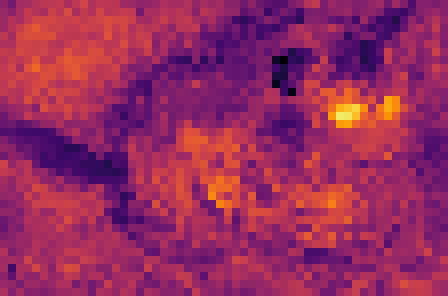
#> input picture image-segmentation/experiments/outputs/heatmaps/dino_v1/001-coco-sample_cat_2.png, 448 x 296 px; its folder holds only this picture in this run
$ python binary_heatmap.py
#> lines starting #> are read from the running program, lines starting #| are printed output that depends on the picture; after the words box and inside, x2 and y2 are one past the last pixel; in counts of white or black regions, pixels touching at a corner belong together
"""Export a black-and-white version of every heatmap in results/heatmaps/dino_v1/ to results/binary_heatmaps/.

In each heatmap, the brightest TOP_PERCENT of pixels become white and the rest black.

Run dino_heatmap.py first. Usage, from anywhere:
    .venv/bin/python image-segmentation/binary_heatmap.py
"""

from pathlib import Path

import cv2
import numpy as np

ROOT = Path(__file__).resolve().parent
HEATMAPS = ROOT / "results" / "heatmaps" / "dino_v1"
OUTPUT = ROOT / "results" / "binary_heatmaps"
TOP_PERCENT = 1.5


def heat_levels(heatmap):
    """Undo the INFERNO colors, returning each pixel's original 0-255 level."""
    colors = cv2.applyColorMap(np.arange(256, dtype=np.uint8), cv2.COLORMAP_INFERNO).reshape(256, 3)
#> colors = 256 rows, first 8: [4, 0, 0], [5, 0, 1], [6, 1, 1], [8, 1, 1], [10, 1, 2], [12, 2, 2], [14, 2, 2], [16, 2, 3]
    codes = np.zeros(1 << 24, np.uint8)
    codes[(colors[:, 0].astype(int) << 16) | (colors[:, 1].astype(int) << 8) | colors[:, 2]] = np.arange(256)
    pixels = heatmap.astype(int)
    return codes[(pixels[:, :, 0] << 16) | (pixels[:, :, 1] << 8) | pixels[:, :, 2]]
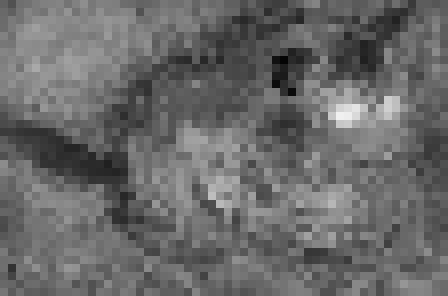
#> returned value: shape (296, 448); min 4, max 240, mean 105.1


def main():
    paths = sorted(HEATMAPS.glob("*.png"))
    if not paths:
        raise SystemExit(f"No heatmaps found in {HEATMAPS}. Run dino_heatmap.py first.")
    OUTPUT.mkdir(exist_ok=True)
    for path in paths:
        levels = heat_levels(cv2.imread(str(path)))
        limit = np.percentile(levels, 100 - TOP_PERCENT)
#> limit = 167
        binary = (levels >= limit).astype(np.uint8) * 255
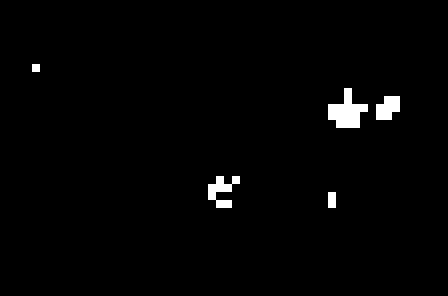
#> binary: shape (296, 448); 1.5% white; 5 white regions, box (x1, y1, x2, y2) and area: (328, 88, 368, 128) 896, (208, 176, 240, 208) 512, (376, 96, 400, 120) 448, (328, 192, 336, 208) 128, (32, 64, 40, 72) 64
        cv2.imwrite(str(OUTPUT / path.name), binary)
        print(f"{path.name}: level {limit:.0f} and above, {100 * (binary > 0).mean():.2f}% white")
#| 001-coco-sample_cat_2.png: level 167 and above, 1.54% white
    print(f"Binary images saved to: {OUTPUT}")


if __name__ == "__main__":
    main()

$ run again, on image-segmentation/experiments/outputs/heatmaps/dino_v1/003-coco-sample_cat_2.png
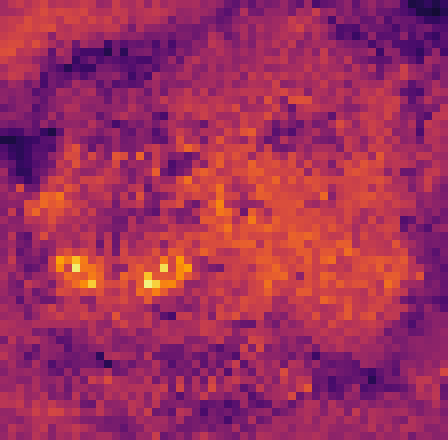
#> input picture image-segmentation/experiments/outputs/heatmaps/dino_v1/003-coco-sample_cat_2.png, 448 x 440 px
#> colors = 256 rows, first 8: [4, 0, 0], [5, 0, 1], [6, 1, 1], [8, 1, 1], [10, 1, 2], [12, 2, 2], [14, 2, 2], [16, 2, 3]
#> in heat_levels, `return codes[(pixels[:, :, 0] << 16) | (pixels[:, :, 1] << 8) | pixels..`:
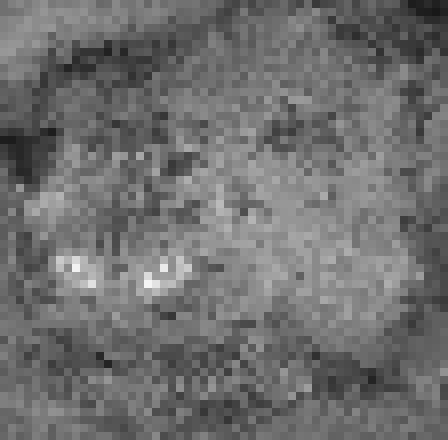
#> returned value: shape (440, 448); min 23, max 245, mean 110.9
#> limit = 168
#> in main, `binary = (levels >= limit).astype(np.uint8) * 255`:
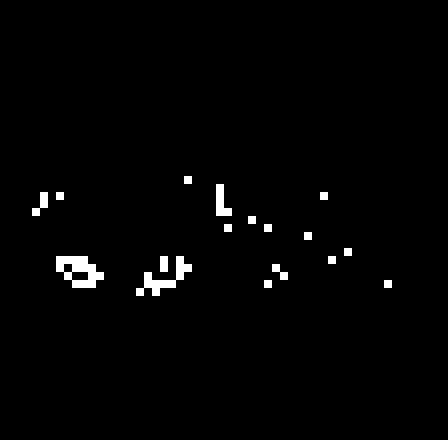
#> binary: shape (440, 448); 1.6% white; 17 white regions, largest, box (x1, y1, x2, y2) and area: (56, 256, 104, 288) 896, (136, 256, 192, 296) 704, (216, 184, 232, 216) 320
#| 003-coco-sample_cat_2.png: level 168 and above, 1.56% white

$ run again, on image-segmentation/experiments/outputs/heatmaps/dino_v1/003-coco-sample_dog_1.png
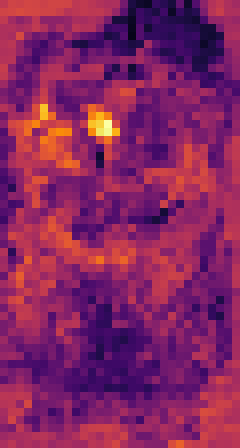
#> input picture image-segmentation/experiments/outputs/heatmaps/dino_v1/003-coco-sample_dog_1.png, 240 x 448 px
#> colors = 256 rows, first 8: [4, 0, 0], [5, 0, 1], [6, 1, 1], [8, 1, 1], [10, 1, 2], [12, 2, 2], [14, 2, 2], [16, 2, 3]
#> in heat_levels, `return codes[(pixels[:, :, 0] << 16) | (pixels[:, :, 1] << 8) | pixels..`:
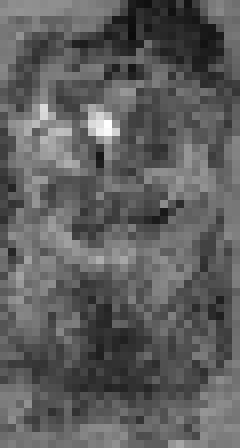
#> returned value: shape (448, 240); min 11, max 255, mean 94.5
#> limit = 167
#> in main, `binary = (levels >= limit).astype(np.uint8) * 255`:
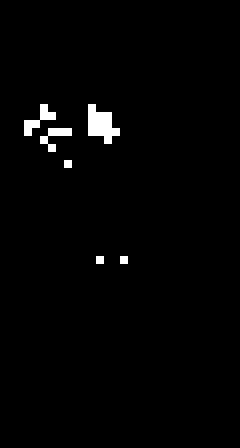
#> binary: shape (448, 240); 1.5% white; 6 white regions, box (x1, y1, x2, y2) and area: (88, 104, 120, 144) 768, (24, 104, 56, 136) 384, (40, 128, 72, 152) 320, (64, 160, 72, 168) 64, (96, 256, 104, 264) 64, (120, 256, 128, 264) 64
#| 003-coco-sample_dog_1.png: level 167 and above, 1.55% white

$ run again, on image-segmentation/experiments/outputs/heatmaps/dino_v1/001-coco-sample_dog_1.png
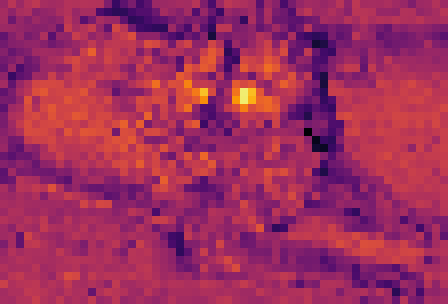
#> input picture image-segmentation/experiments/outputs/heatmaps/dino_v1/001-coco-sample_dog_1.png, 448 x 304 px
#> colors = 256 rows, first 8: [4, 0, 0], [5, 0, 1], [6, 1, 1], [8, 1, 1], [10, 1, 2], [12, 2, 2], [14, 2, 2], [16, 2, 3]
#> in heat_levels, `return codes[(pixels[:, :, 0] << 16) | (pixels[:, :, 1] << 8) | pixels..`:
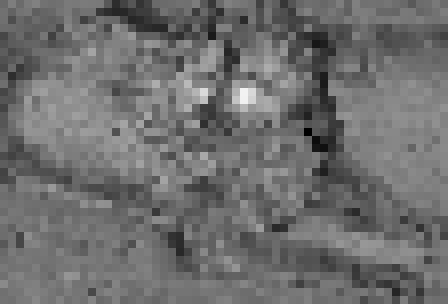
#> returned value: shape (304, 448); min 0, max 242, mean 109.9
#> limit = 160
#> in main, `binary = (levels >= limit).astype(np.uint8) * 255`:
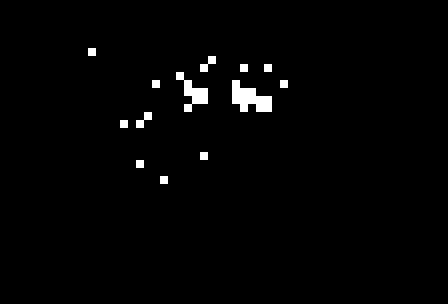
#> binary: shape (304, 448); 1.6% white; 13 white regions, largest, box (x1, y1, x2, y2) and area: (232, 80, 272, 112) 768, (176, 72, 208, 112) 512, (200, 56, 216, 72) 128
#| 001-coco-sample_dog_1.png: level 160 and above, 1.55% white

$ run again, on image-segmentation/experiments/outputs/heatmaps/dino_v1/002-coco-sample_cat_1.png
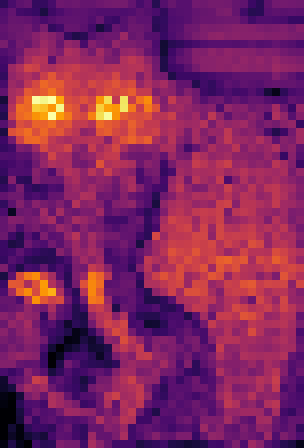
#> input picture image-segmentation/experiments/outputs/heatmaps/dino_v1/002-coco-sample_cat_1.png, 304 x 448 px
#> colors = 256 rows, first 8: [4, 0, 0], [5, 0, 1], [6, 1, 1], [8, 1, 1], [10, 1, 2], [12, 2, 2], [14, 2, 2], [16, 2, 3]
#> in heat_levels, `return codes[(pixels[:, :, 0] << 16) | (pixels[:, :, 1] << 8) | pixels..`:
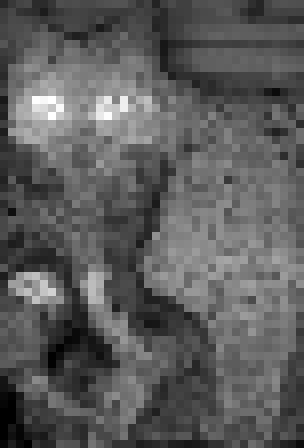
#> returned value: shape (448, 304); min 0, max 255, mean 91.9
#> limit = 185
#> in main, `binary = (levels >= limit).astype(np.uint8) * 255`:
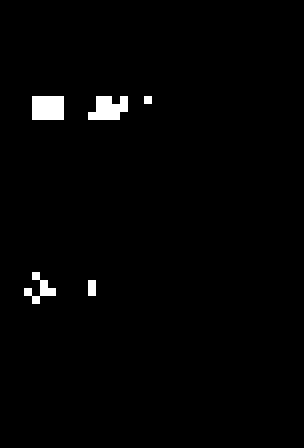
#> binary: shape (448, 304); 1.5% white; 5 white regions, box (x1, y1, x2, y2) and area: (32, 96, 64, 120) 768, (88, 96, 128, 120) 704, (24, 272, 56, 304) 384, (88, 280, 96, 296) 128, (144, 96, 152, 104) 64
#| 002-coco-sample_cat_1.png: level 185 and above, 1.50% white
